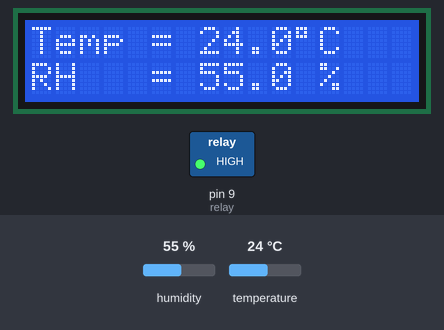
This sketch was run on a simulated Arduino Uno, built with avr-gcc and run on an emulated ATmega328P. Parts: 16×2 character LCD, switched loads named in the sketch (green lamp = pin HIGH). The inputs (shaded band) are chosen by the test bench; at power-on: humidity 55 %, temperature 24 °C.

Above: at 1.6 s.
1.7 s: humidity set to 79 %
At 3.6 s:
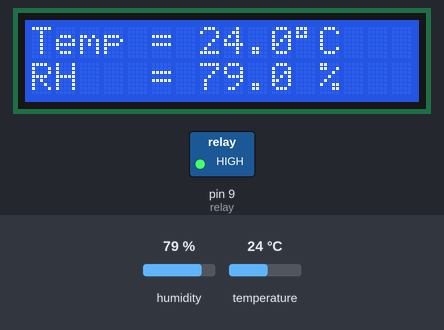
4.6 s: humidity set to 82 %
At 6.3 s:
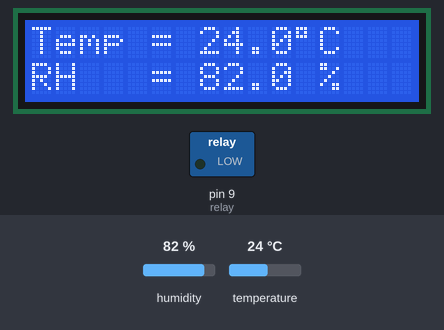
7.5 s: temperature set to 12 °C
At 10.4 s:
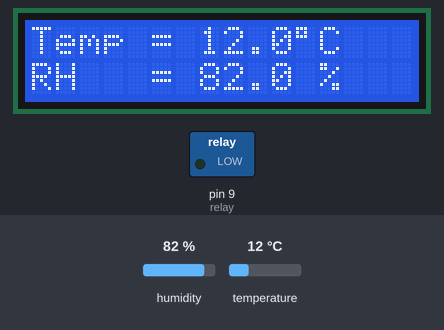
10.7 s: temperature set to 19 °C
At 12.0 s:
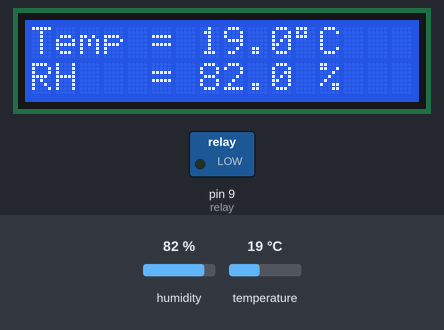
Timing chart, 0 to 13.7 s (numbered marks = the images above; inputs shaded):
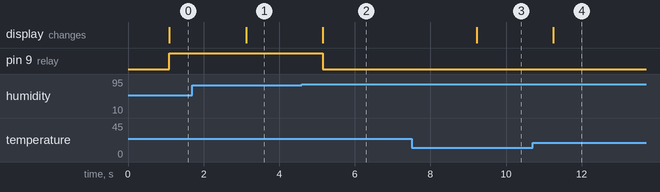

Measured:
- the behaviour switches between 80 and 81 % on humidity (found by bisection; images 1 and 2)
- after the input at 1.7 s, the display: changes after 1.4 s (image 1)
- after the input at 4.6 s, pin 9 (relay): HIGH → LOW after 0.55 s; the display: changes after 0.55 s (image 2)
- after the input at 7.5 s, the display: changes after 1.7 s (image 3)
- after the input at 10.7 s, the display: changes after 0.55 s (image 4)

The sketch:

DHT11.ino
```cpp
  // Interfacing Arduino with DHT11 humidity and temperature sensor

// include LCD library code
#include <LiquidCrystal.h>
// include DHT library code
#include "DHT.h"

#define DHTPIN 8            // DHT11 data pin is connected to Arduino pin 8

// LCD module connections (RS, E, D4, D5, D6, D7)
LiquidCrystal lcd(7, 6, 5, 4, 3, 2);
int relay=9;

#define DHTTYPE DHT11       // DHT11 sensor is used
DHT dht(DHTPIN, DHTTYPE);   // Initialize DHT library

char temperature[] = "Temp = 00.0 C  ";
char humidity[]    = "RH   = 00.0 %  ";
void setup() {
  // set up the LCD's number of columns and rows
  lcd.begin(16, 2);
  dht.begin();
  pinMode(relay,OUTPUT);
  Serial.begin(9600);
}

void loop() {
  delay(1000);           // wait 1s between readings
  // Read humidity
  byte RH = dht.readHumidity();
  //Read temperature in degree Celsius
  byte Temp = dht.readTemperature();


  // Check if any reads failed and exit early (to try again)
  if (isnan(RH) || isnan(Temp)) {
    lcd.clear();
    lcd.setCursor(5, 0);
    lcd.print("Error");
    return;
  }

  temperature[7]     = Temp / 10 + 48;
  temperature[8]     = Temp % 10 + 48;
  temperature[11]    = 223;
  humidity[7]        = RH / 10 + 48;
  humidity[8]        = RH % 10 + 48;
  lcd.setCursor(0, 0);
  lcd.print(temperature);
  lcd.setCursor(0, 1);
  lcd.print(humidity);

 if(temperature >=30 && RH <=80){
  digitalWrite(relay,HIGH);


 }


 else{
  digitalWrite(relay,LOW);
 }
}
```
